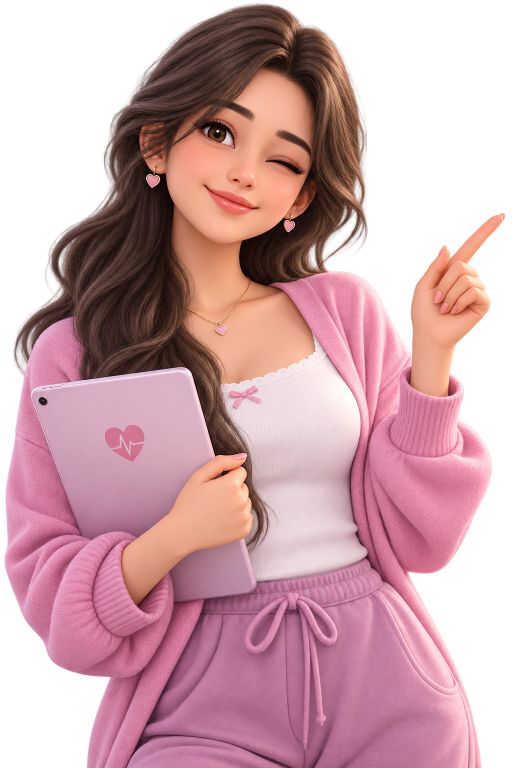
#> input picture src/assets/cycle-tracker/girl/ChatGPT Image Sep 19, 2026, 09_12_26 PM.png, 1024 x 1536 px (shown at 1/2 size); its folder holds only this picture in this run
$ python optimize-girl-assets.py
#> lines starting #> are read from the running program, lines starting #| are printed output that depends on the picture
"""Regenerate the WebP twins the app imports from the supplied PNG artwork.

The PNGs in src/assets/cycle-tracker/girl/ are the source of truth and are never modified. This writes
a same-basename .webp beside each one, with the long edge capped at 1200px (the panel never renders the
character wider than ~600 CSS px, so this is already retina-sharp).

Run after adding or replacing any PNG:    python scripts/optimize-girl-assets.py
"""

import glob
import os

from PIL import Image

GIRL_DIR = os.path.join(os.path.dirname(__file__), "..", "src", "assets", "cycle-tracker", "girl")
MAX_EDGE = 1200
QUALITY = 82


def main() -> None:
    total_png = total_webp = 0
    for png in sorted(glob.glob(os.path.join(GIRL_DIR, "*.png"))):
        image = Image.open(png).convert("RGBA")
#> image is the input picture: PIL image 1024x1536 RGBA; mean R, G, B, A 155.1, 106.4, 112.8, 173.6
        image.thumbnail((MAX_EDGE, MAX_EDGE), Image.LANCZOS)
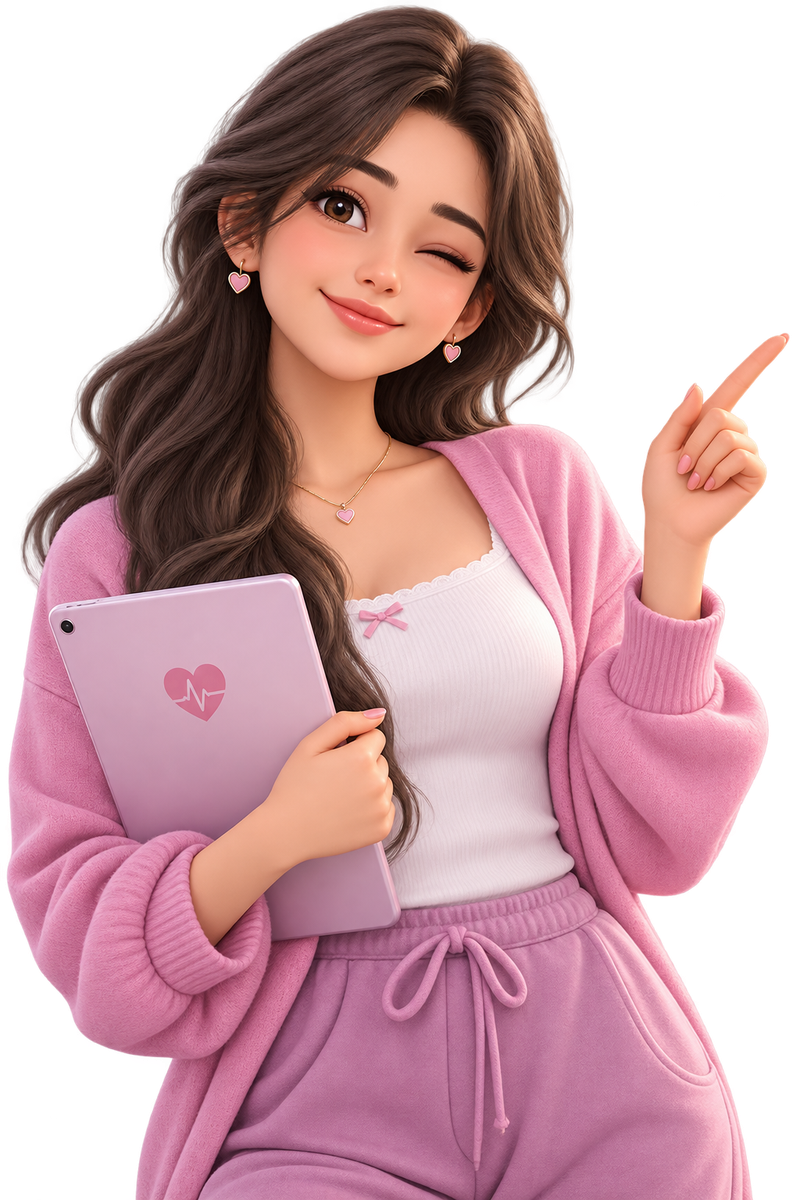
#> image: PIL image 800x1200 RGBA; mean R, G, B, A 127.8, 87.1, 93.8, 173.6; transparent parts drawn white
        webp = os.path.splitext(png)[0] + ".webp"
        image.save(webp, "WEBP", quality=QUALITY, method=6)
        total_png += os.path.getsize(png)
        total_webp += os.path.getsize(webp)
        print(f"{os.path.basename(png):45s} -> {os.path.basename(webp)}  {os.path.getsize(webp) // 1024} KB")
    print(f"\nTotal: {total_png // 1024 // 1024} MB of PNG -> {total_webp // 1024} KB of WebP")


if __name__ == "__main__":
    main()
